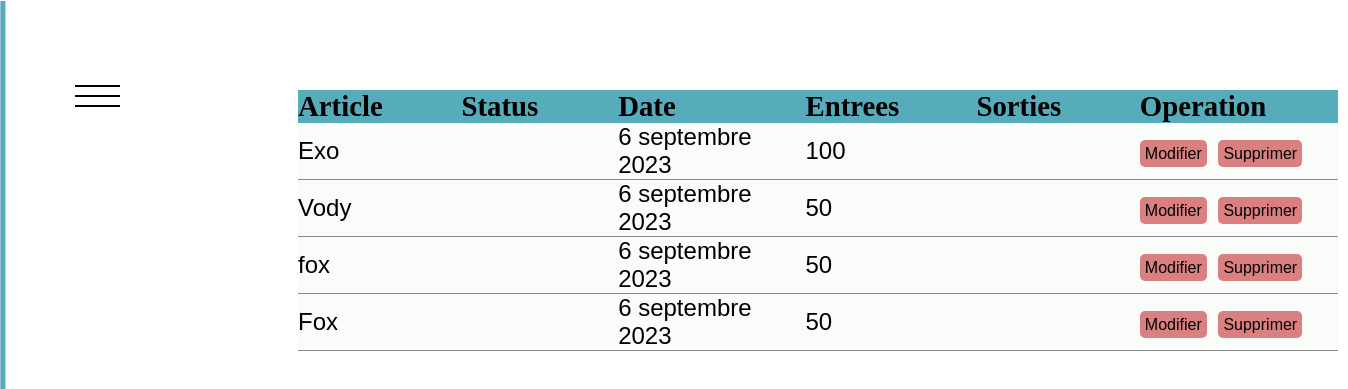
The app's page /stock with its own data.
### management_App/models.py (models this page shows, shortened)
class Article(models.Model):
    class Meta:
        verbose_name="Article"
        verbose_name_plural="Articles"
    nom=models.CharField(max_length=50, unique=True,verbose_name="Article")
    prixAchat=models.IntegerField(default=0,verbose_name="Prix d'achat")
    prixVente=models.IntegerField(default=0,verbose_name="Prix de vente")
    tauxTva=models.FloatField(default=0,null=True,verbose_name="Tva")
    date=models.DateField(auto_now_add=True)# la date d'enregistrement
    quantiteEntree=models.IntegerField(default=0,verbose_name="Quantite")
    categorie=models.ManyToManyField(Categorie,verbose_name="Categorie")

### management_App/views.py (the view)
# urls.py: path('stock',stocks,name="stocks"),
def stocks(request):
    stock=Article.objects.all()
    output=Output.objects.all()
    return render(request,'app_files/stock.html',context={'stocks':stock,'quantiteSorties':output})

### management_App/templates/app_Files/stock.html (shortened to what this page needs)
{% extends 'app_Files/article.html'%}
{% block content%}
    <section>
        <div class="stockArticle">
            <table>
                <thead>
                    <tr>
                        <th>Article</th>
                        <th>Status</th>
                        <th>Date</th>
                        <th>Entrees</th>
                        <th>Sorties</th>
                        <th>Operation</th>
                    </tr>
                </thead>
                <tbody>{%for article in stocks %}
                    <tr>
                        <td>{{article.nom}}</td>
                        <td>{{article.status}}</td>
                        <td>{{article.date}}</td>
                        <td>{{article.quantiteEntree}}</td>
                        <td>{{article.quantiteSortie}}</td>
                        <td><a href="#" class="gererArticle">Modifier</a>
                        <a href="#" class="gererArticle">Supprimer</a></td>
                    </tr>
                </tbody>
                {%endfor%}
            </table>
        </div>
    </section>
   {%endblock%}

### management_App/static/css/style.css (style rules this page uses)
* { margin: 0; padding: 0; border-radius: 0; }
body { background-color: #fff; }
.stockArticle { width: 50vw; margin-left: 18rem; margin-top: 5rem; padding: 10px; background-color: white; }
table { font-family: Arial, Helvetica, sans-serif; border-collapse: collapse; width: 65rem; }
table tr th { font-size: 1.8rem; width: 35rem; height: 1.5rem; text-align: left; background-color: rgb(87, 172, 187); font-family: serif,sens-serif,arial; }
td a { text-decoration: none; color: black; }
table td { height: 2rem; font-size: 1.5rem; background-color:rgba(249, 252, 249, 1.4); border-bottom: 1px solid rgb(136, 136, 136); }
tbody > tr { background-color:rgba(249, 252, 249, 1.4); }
.gererArticle { width: 1.5rem; height: 4%; background-color: #db8080; font-size: 1rem; border-radius: 5px; padding: 5px; margin-right: 5px; margin-bottom: 5px; }
::placeholder { text-align: center; }

### records on screen
Article: nom "Exo", date "6 septembre 2023", quantiteEntree "100"
Article: nom "Vody", date "6 septembre 2023", quantiteEntree "50"
Article: nom "fox", date "6 septembre 2023", quantiteEntree "50"
Article: nom "Fox", date "6 septembre 2023", quantiteEntree "50"
